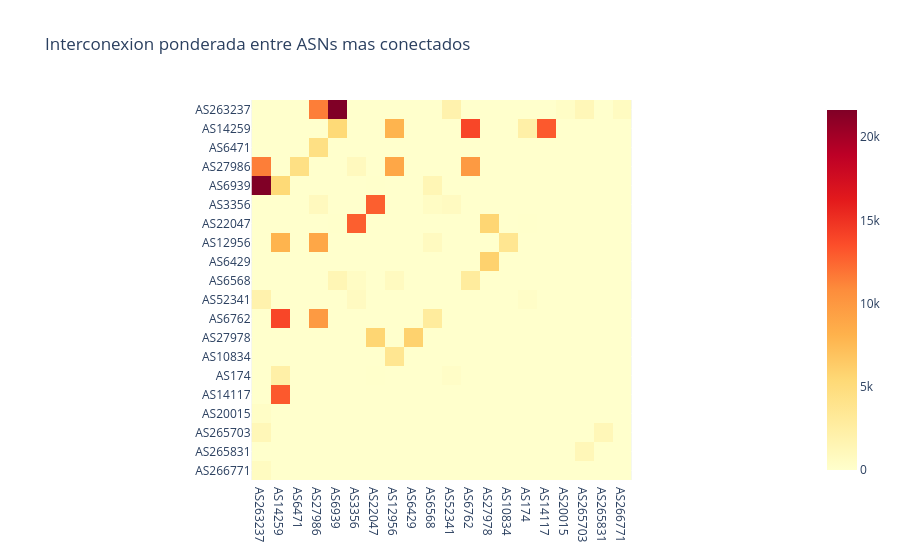

Notebook source saved alongside this figure:
### Markdown cell above
## Slide 4: Mapa de calor de interconexion

### Code cell
top_nodes = [n for n, _ in sorted(H.degree, key=lambda x: x[1], reverse=True)[:20]]
adj = np.zeros((len(top_nodes), len(top_nodes)))
for i, u in enumerate(top_nodes):
    for j, v in enumerate(top_nodes):
        if H.has_edge(u, v):
            adj[i, j] = H[u][v].get('weight', 1.0)

labels = [f'AS{n}' for n in top_nodes]
fig = px.imshow(adj, x=labels, y=labels, color_continuous_scale='YlOrRd',
                title='Interconexion ponderada entre ASNs mas conectados')
fig.update_xaxes(side='bottom')
fig.show()

### Figure 1 — Plotly figure (JSON) as saved in the notebook; plotly's stock layout.template omitted (floating-point values rounded to 4 significant figures; data arrays with more than 128 entries replaced by an {"elided": "..."} marker saying what was removed)
{"data": [{"coloraxis": "coloraxis", "hovertemplate": "x: %{x}<br>y: %{y}<br>color: %{z}<extra></extra>", "name": "0", "type": "heatmap", "x": ["AS263237", "AS14259", "AS6471", "AS27986", "AS6939", "AS3356", "AS22047", "AS12956", "AS6429", "AS6568", "AS52341", "AS6762", "AS27978", "AS10834", "AS174", "AS14117", "AS20015", "AS265703", "AS265831", "AS266771"], "xaxis": "x", "y": ["AS263237", "AS14259", "AS6471", "AS27986", "AS6939", "AS3356", "AS22047", "AS12956", "AS6429", "AS6568", "AS52341", "AS6762", "AS27978", "AS10834", "AS174", "AS14117", "AS20015", "AS265703", "AS265831", "AS266771"], "yaxis": "y", "z": {"elided": "20x20 float values"}}], "layout": {"coloraxis": {"colorscale": [[0.0, "rgb(255,255,204)"], [0.125, "rgb(255,237,160)"], [0.25, "rgb(254,217,118)"], [0.375, "rgb(254,178,76)"], [0.5, "rgb(253,141,60)"], [0.625, "rgb(252,78,42)"], [0.75, "rgb(227,26,28)"], [0.875, "rgb(189,0,38)"], [1.0, "rgb(128,0,38)"]]}, "title": {"text": "Interconexion ponderada entre ASNs mas conectados"}, "xaxis": {"anchor": "y", "constrain": "domain", "domain": [0.0, 1.0], "scaleanchor": "y", "side": "bottom"}, "yaxis": {"anchor": "x", "autorange": "reversed", "constrain": "domain", "domain": [0.0, 1.0]}}}
